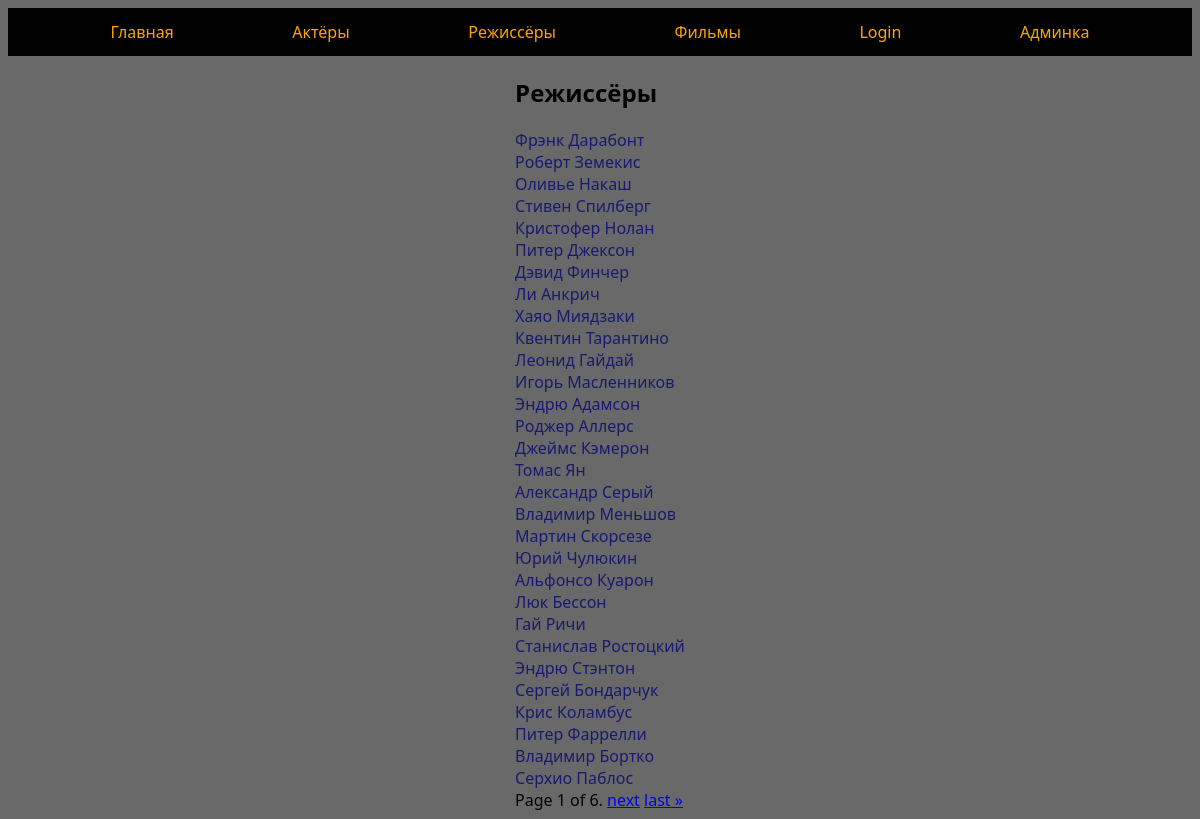
Page /director/ on the committed database.
### catalog/models.py (models this page shows, shortened)
class Director(models.Model):
    fname = models.CharField(max_length=20, verbose_name='Имя')
    lname = models.CharField(max_length=20, verbose_name='Фамилия')
    def get_absolute_url(self):
        return reverse('infodirector', args=[self.id, self.lname])

### catalog/views.py (the view)
# urls.py: path('director/', views.Directorlist.as_view(), name='alldirectors'),
class Directorlist(generic.ListView):
    model = Director
    paginate_by = 30

### templates/catalog/director_list.html (shortened to what this page needs)
{% extends 'index.html' %}
{% block content %}
    <div class="center-list">
        <h2>Режиссёры</h2>
        <ul>
            {% for director in director_list %}
                <li>
                    <a href="{{ director.get_absolute_url }}"
                       class="inline-a">{{ director.fname }} {{ director.lname }}</a>
                </li>
            {% endfor %}
        </ul>
    {% if is_paginated %}
            <div class="pagination">
        <span class="step-links">
            <span class="current">
                Page {{ page_obj.number }} of {{ page_obj.paginator.num_pages }}.
            </span>
            {% if page_obj.has_next %}
                <a href="?page={{ page_obj.next_page_number }}">next</a>
                <a href="?page={{ page_obj.paginator.num_pages }}">last &raquo;</a>
            {% endif %}
        </span>
            </div>
        {% endif %}
    </div>
{% endblock content %}

### catalog/static/css/main.css (style rules this page uses)
body { font-family: "Segoe UI"; background-color: dimgrey; }
li { list-style-type: none; }
.inline-a { color: midnightblue; text-decoration: none; }
ul { padding-left: 0; margin-top: 0; margin-bottom: 0; }
.center-list { width: max-content; margin: auto; }

### rows in the picture
Director: fname "Фрэнк", lname "Дарабонт"
Director: fname "Роберт", lname "Земекис"
Director: fname "Оливье", lname "Накаш"
Director: fname "Стивен", lname "Спилберг"
Director: fname "Кристофер", lname "Нолан"
Director: fname "Питер", lname "Джексон"
Director: fname "Дэвид", lname "Финчер"
Director: fname "Ли", lname "Анкрич"
Director: fname "Хаяо", lname "Миядзаки"
Director: fname "Квентин", lname "Тарантино"
Director: fname "Леонид", lname "Гайдай"
Director: fname "Игорь", lname "Масленников"
Director: fname "Эндрю", lname "Адамсон"
Director: fname "Роджер", lname "Аллерс"
Director: fname "Джеймс", lname "Кэмерон"
Director: fname "Томас", lname "Ян"
Director: fname "Александр", lname "Серый"
Director: fname "Владимир", lname "Меньшов"
Director: fname "Мартин", lname "Скорсезе"
Director: fname "Юрий", lname "Чулюкин"
Director: fname "Альфонсо", lname "Куарон"
Director: fname "Люк", lname "Бессон"
Director: fname "Гай", lname "Ричи"
Director: fname "Станислав", lname "Ростоцкий"
Director: fname "Эндрю", lname "Стэнтон"
Director: fname "Сергей", lname "Бондарчук"
Director: fname "Крис", lname "Коламбус"
Director: fname "Питер", lname "Фаррелли"
Director: fname "Владимир", lname "Бортко"
Director: fname "Серхио", lname "Паблос"

### other values in the picture
{{ page_obj.number }} "1"
{{ page_obj.paginator.num_pages }} "6"
